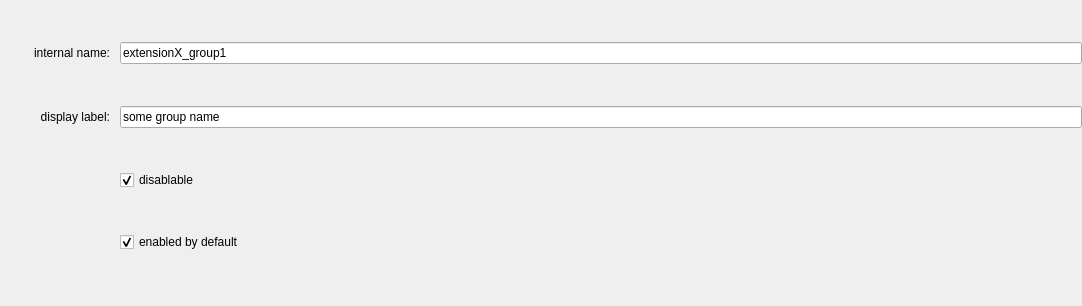
<?xml version="1.0" encoding="UTF-8"?>
<ui version="4.0">
 <class>edit</class>
 <widget class="QWidget" name="edit">
  <property name="geometry">
   <rect>
    <x>0</x>
    <y>0</y>
    <width>1082</width>
    <height>306</height>
   </rect>
  </property>
  <property name="windowTitle">
   <string>Form</string>
  </property>
  <layout class="QVBoxLayout" name="groupLayout">
   <property name="spacing">
    <number>5</number>
   </property>
   <property name="leftMargin">
    <number>10</number>
   </property>
   <property name="topMargin">
    <number>5</number>
   </property>
   <property name="rightMargin">
    <number>0</number>
   </property>
   <property name="bottomMargin">
    <number>5</number>
   </property>
   <item>
    <layout class="QHBoxLayout" name="internalNameLayout">
     <property name="spacing">
      <number>10</number>
     </property>
     <item>
      <widget class="QLabel" name="internalNameLabel">
       <property name="minimumSize">
        <size>
         <width>100</width>
         <height>0</height>
        </size>
       </property>
       <property name="maximumSize">
        <size>
         <width>16777215</width>
         <height>16777215</height>
        </size>
       </property>
       <property name="text">
        <string>internal name:</string>
       </property>
       <property name="alignment">
        <set>Qt::AlignRight|Qt::AlignTrailing|Qt::AlignVCenter</set>
       </property>
      </widget>
     </item>
     <item>
      <widget class="QLineEdit" name="cfg_name">
       <property name="text">
        <string>extensionX_group1</string>
       </property>
      </widget>
     </item>
    </layout>
   </item>
   <item>
    <layout class="QHBoxLayout" name="displayLabelLayout">
     <property name="spacing">
      <number>10</number>
     </property>
     <item>
      <widget class="QLabel" name="displayLabelLabel">
       <property name="minimumSize">
        <size>
         <width>100</width>
         <height>0</height>
        </size>
       </property>
       <property name="maximumSize">
        <size>
         <width>16777215</width>
         <height>16777215</height>
        </size>
       </property>
       <property name="text">
        <string>display label:</string>
       </property>
       <property name="alignment">
        <set>Qt::AlignRight|Qt::AlignTrailing|Qt::AlignVCenter</set>
       </property>
      </widget>
     </item>
     <item>
      <widget class="QLineEdit" name="cfg_label">
       <property name="text">
        <string>some group name</string>
       </property>
      </widget>
     </item>
    </layout>
   </item>
   <item>
    <layout class="QHBoxLayout" name="enabledLayout" stretch="0,1">
     <property name="spacing">
      <number>10</number>
     </property>
     <item>
      <widget class="QLabel" name="label">
       <property name="minimumSize">
        <size>
         <width>100</width>
         <height>0</height>
        </size>
       </property>
       <property name="maximumSize">
        <size>
         <width>16777215</width>
         <height>16777215</height>
        </size>
       </property>
       <property name="text">
        <string/>
       </property>
      </widget>
     </item>
     <item>
      <widget class="QCheckBox" name="cfg_disablable">
       <property name="text">
        <string>disablable</string>
       </property>
       <property name="checked">
        <bool>true</bool>
       </property>
      </widget>
     </item>
    </layout>
   </item>
   <item>
    <layout class="QHBoxLayout" name="enabledLayout_2" stretch="0,1">
     <property name="spacing">
      <number>10</number>
     </property>
     <property name="bottomMargin">
      <number>10</number>
     </property>
     <item>
      <widget class="QLabel" name="label_2">
       <property name="minimumSize">
        <size>
         <width>100</width>
         <height>0</height>
        </size>
       </property>
       <property name="maximumSize">
        <size>
         <width>16777215</width>
         <height>16777215</height>
        </size>
       </property>
       <property name="text">
        <string/>
       </property>
      </widget>
     </item>
     <item>
      <widget class="QCheckBox" name="cfg_enabled">
       <property name="text">
        <string>enabled by default</string>
       </property>
       <property name="checked">
        <bool>true</bool>
       </property>
      </widget>
     </item>
    </layout>
   </item>
  </layout>
 </widget>
 <resources/>
 <connections/>
</ui>
